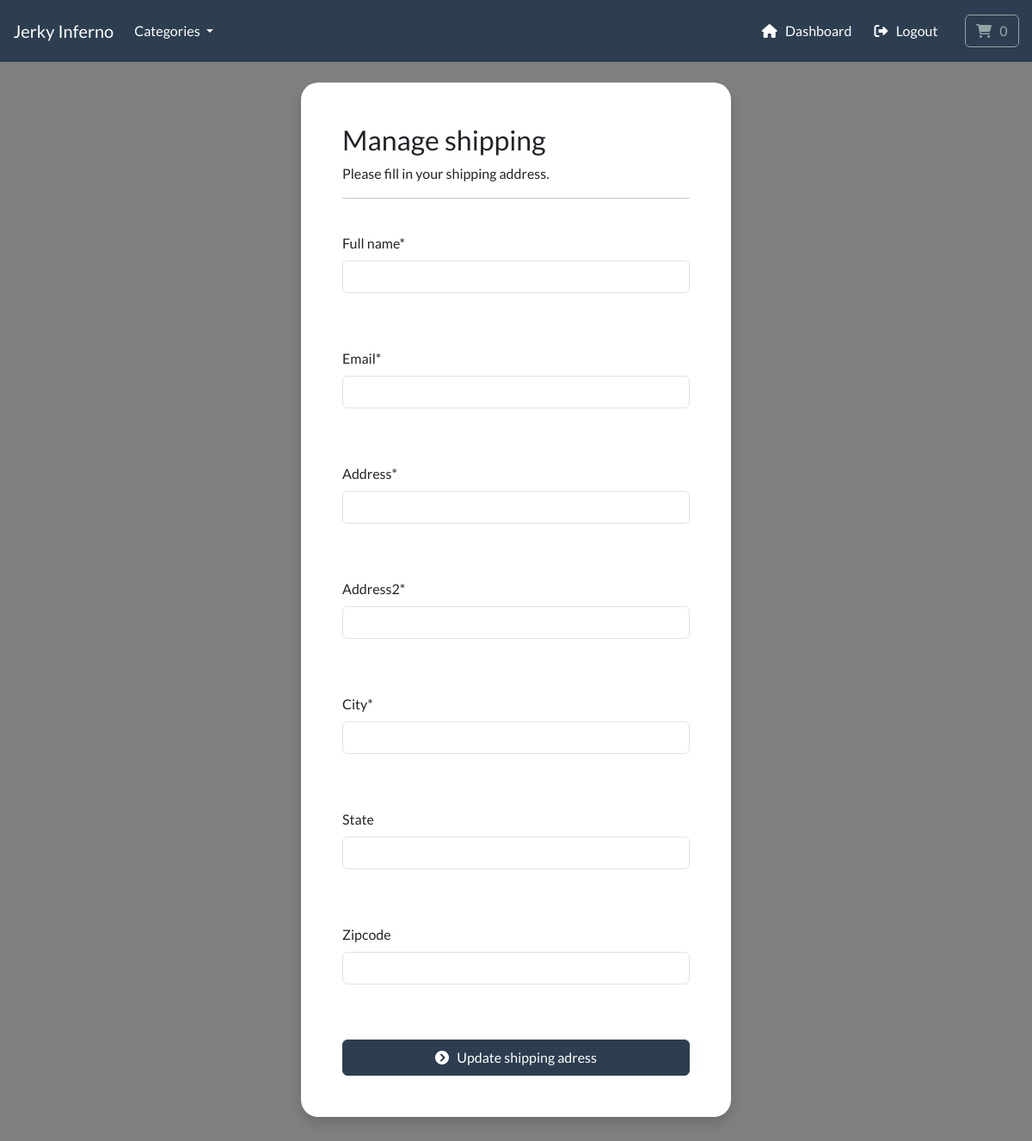
Page /account/manage-shipping (signed in) on the earlier database version.
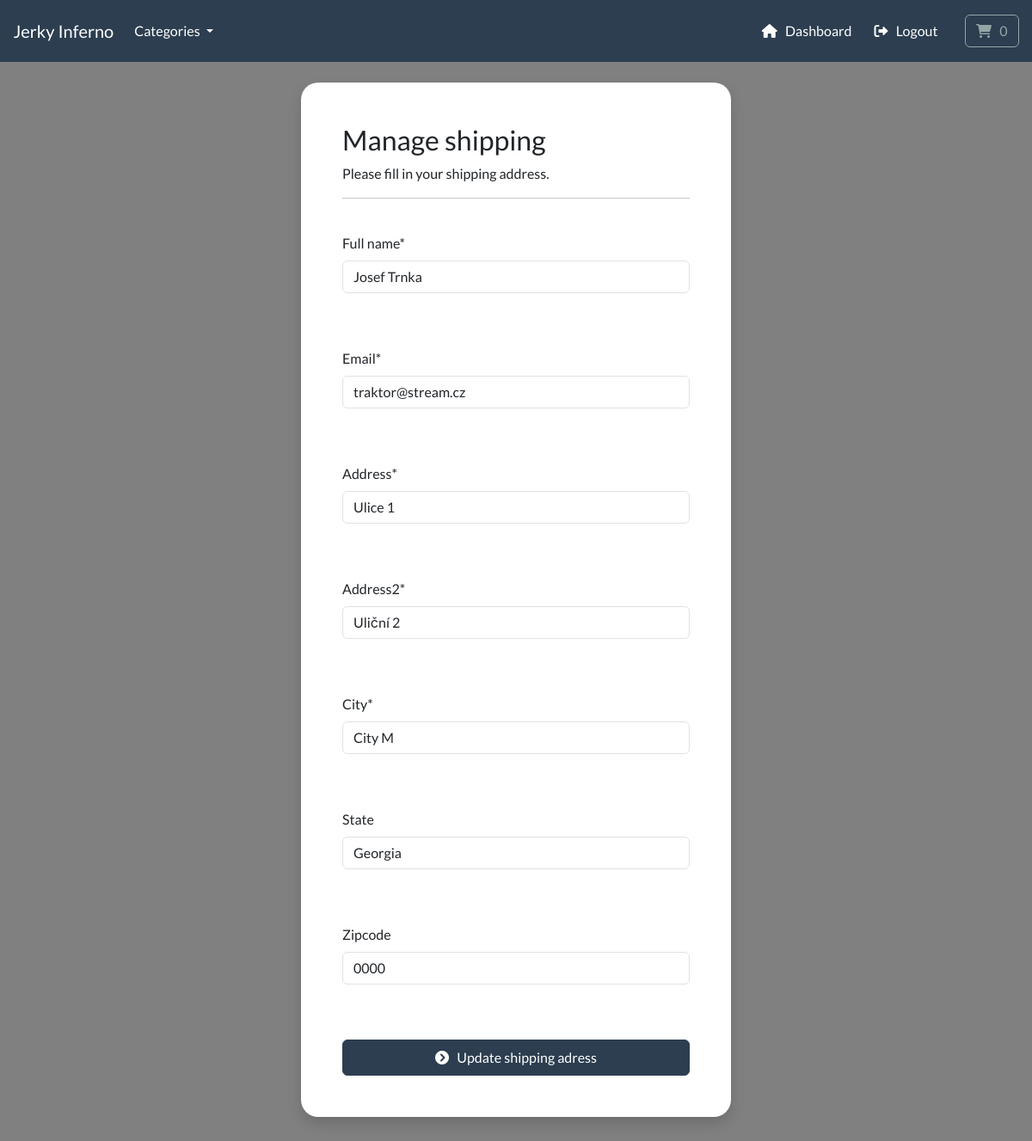
Same page on the later database version.
### payment/models.py (models this page shows, shortened)
class ShippingAddress(models.Model):
    full_name = models.CharField(max_length=255)
    email = models.EmailField(max_length=255)
    address = models.CharField(max_length=300)
    address2 = models.CharField(max_length=300)
    city = models.CharField(max_length=255)
    state = models.CharField(max_length=255, null=True, blank=True) #Optional
    zipcode = models.CharField(max_length=10, null=True, blank=True) #Optional
    user = models.ForeignKey(User, on_delete=models.CASCADE, null=True, blank=True) # Authenticated / Not Authenticated
    class Meta:
        verbose_name_plural = "Shipping Address"

### account/views.py (the view, shortened to what this page needs)
# urls.py: path('manage-shipping', views.manage_shipping, name='manage-shipping'),
@login_required(login_url='my-login')
def manage_shipping(request):
    try:
        shipping = ShippingAddress.objects.get(user=request.user.id)
    except ShippingAddress.DoesNotExist:
        shipping = None
    form = ShippingForm(instance=shipping)
    context = {'form': form}
    return render(request, 'account/manage_shipping.html', context=context)

### payment/forms.py
class ShippingForm(forms.ModelForm):
    class Meta:
        model = ShippingAddress
        fields = ['full_name', 'email', 'address', 'address2', 'city', 'state', 'zipcode']
        exclude = ['user',]

### cart/cart.py (called while the page is built)
    def __len__(self):
        return sum(item['qty'] for item in self.cart.values())

### cart/context_processors.py (called while the page is built)
def cart(request):
    return {'cart': Cart(request)}

### store/models.py (called while the page is built)
    def get_absolute_url(self):
        return reverse("list-category", args=[self.slug])

### store/views.py (called while the page is built)
def categories(request):
    all_categories = Category.objects.all()
    return {'all_categories':all_categories}

### account/templates/account/manage_shipping.html (shortened to what this page needs)
{% include "store/base.html" %}
{% load static %}
{% load crispy_forms_tags %}
{% block content %}
    <body>
        <br>
        <div class="container bg-white shadow md p-5 form-layout">
            <h3> Manage shipping </h3>
            <p>Please fill in your shipping address.</p>
            <hr>
            <br>
            <form method="POST" autocomplete="off">
                {{ form.full_name|as_crispy_field }}
                <br><br>
                {{ form.email|as_crispy_field }}
                <br><br>
                {{ form.address|as_crispy_field }}
                <br><br>
                {{ form.address2|as_crispy_field }}
                <br><br>
                {{ form.city|as_crispy_field }}
                <br><br>
                {{ form.state|as_crispy_field }}
                <br><br>
                {{ form.zipcode|as_crispy_field }}
                <br><br>
                <button type="submit" class="btn btn-primary navbar-btn text-white w-100 p-2"> <i class="fa fa-chevron-circle-right" aria-hidden="true"></i> &nbsp; Update shipping adress</button>
            </form>
        </div>
    </body>
{% endblock %}

### store/templates/store/base.html (shortened to what this page needs)
{% load static %}
<!DOCTYPE html>
<html>
    <head>
        <link rel="stylesheet" href="https://bootswatch.com/5/flatly/bootstrap.min.css">
        <link href="https://cdnjs.cloudflare.com/ajax/libs/font-awesome/6.0.0/css/all.min.css" rel="stylesheet">
        <link rel="stylesheet" href="{% static 'css/style.css' %}">
    </head>
    <nav class="navbar navbar-expand-lg bg-primary justify-content-center">
        <a class="navbar-brand main-heading text-white" href="{% url 'store' %}">
        &nbsp; &nbsp; Jerky Inferno
        </a>
        <div class="collapse navbar-collapse" id="navbarCollapse">
            <ul class="navbar-nav me-auto mb-2 mb-md-0">
                <li class="nav-item dropdown">
                    <a class="nav-link dropdown-toggle text-white" href="#" id="navbarDropdown" role="button"
                    data-bs-toggle="dropdown" aria-expanded="false">
                        Categories
                    </a>
                </li>
            </ul>
        </div>
        <div class="collapse navbar-collapse text-center" id="navbarNavDropdown">
            <ul class="navbar-nav ms-auto">
                {% if user.is_authenticated %}
                    <li class="nav-item">
                        <a class="btn btn-alert navbar-btn text-white" type="button"  href="{% url 'dashboard' %}"> <i class="fa-solid fa-house"></i> &nbsp; Dashboard </a>
                    </li>
                    {% else %}
                    <li class="nav-item">
                        <a class="btn btn-alert navbar-btn text-white" type="button"  href="{% url 'register' %}"> Register </a>
                    </li>
                {% endif %}
                {% if user.is_authenticated %}
                    <li class="nav-item">
                            <a class="btn btn-alert navbar-btn text-white" type="button"  href="{% url 'user-logout' %}"> <i class="fa-solid fa-right-from-bracket"></i> &nbsp; Logout </a>
                    {% else %}
                    <li class="nav-item">
                            <a class="btn btn-alert navbar-btn text-white" type="button"  href="{% url 'my-login' %}"> Login </a>
                    </li>
                {% endif %}
                <li class="nav-item">
                    <a type="button" role="button" href="{% url 'cart-summary' %}" class="btn btn-outline-secondary">
                        <i class="fa fa-shopping-cart" aria-hidden="true"> </i>
                        <div id="cart-qty" class="d-inline-flex">
                            {% with qty_amount=cart|length %}
                                {% if qty_amount > 0 %}
                                    {{ qty_amount }}
                                    {% else %}
                                        0
                                {% endif %}
                            {% endwith %}
                        </div>
                    </a>
                </li>
            </ul>
        </div>
    </nav>
    <body>
    </body>
</html>

### static/css/style.css (style rules this page uses)
.form-layout { border-radius: 20px; width: 500px; }

### account/templates/account/manage_shipping.html (style rules this page uses)
body { background-color: gray; }

Differences in the rows shown:
added ShippingAddress: full_name "Josef Trnka", email "traktor@stream.cz", address "Ulice 1", address2 "Uliční 2", city "City M", state "Georgia", zipcode "0000"
